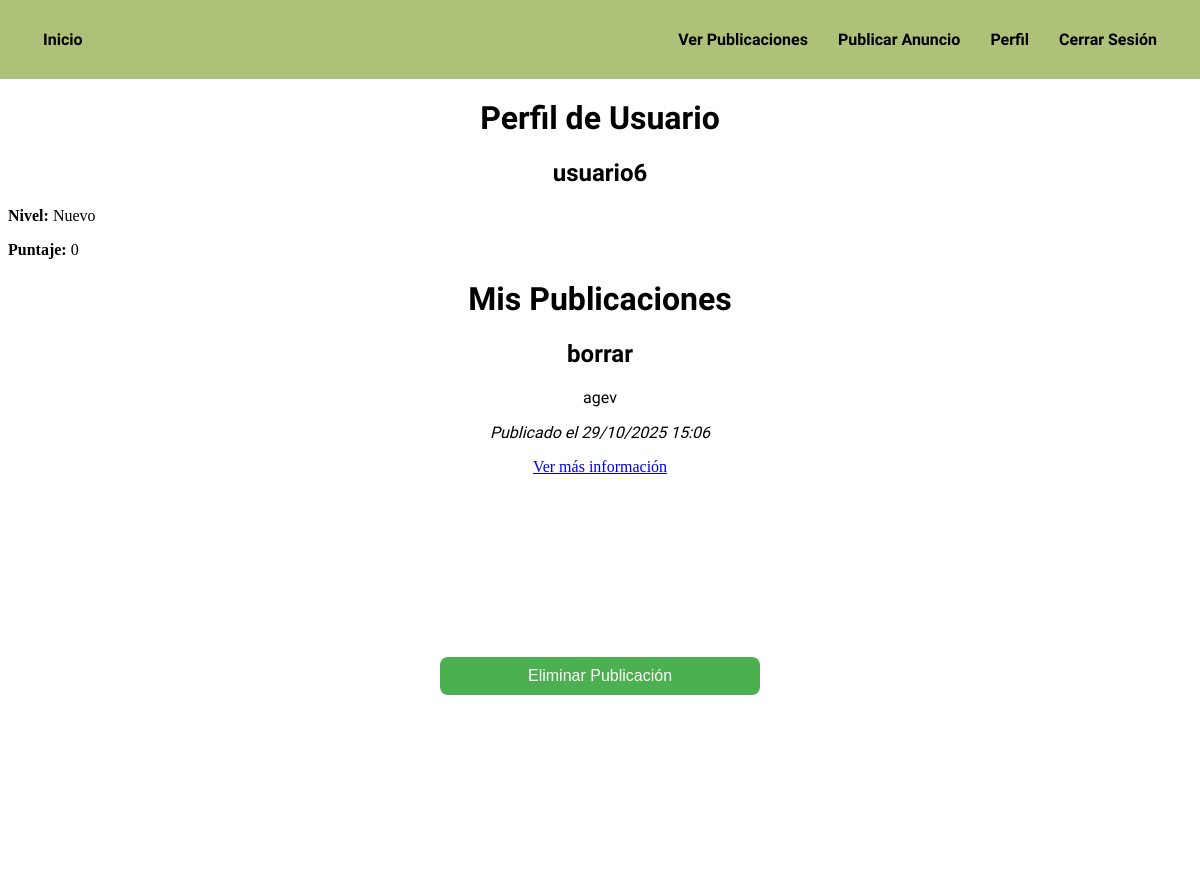
Page /perfil/ (signed in) on the committed database.
### BookityApp/models.py (models this page shows, shortened)
class Perfil(models.Model):
    user = models.OneToOneField('auth.User', on_delete=models.CASCADE)
    latitud_defecto = models.FloatField(null=True, blank=True)
    longitud_defecto = models.FloatField(null=True, blank=True)
    puntaje_usuario = models.IntegerField(default=0)
    nivel_usuario = models.CharField(max_length=20, choices=[('Nuevo', 'Nuevo'), ('Medio', 'Medio'), ('KPro', 'KPro')], default='Nuevo')

class Publicacion(models.Model):
    user = models.ForeignKey('auth.User', on_delete=models.CASCADE)
    titulo = models.CharField(max_length=100)
    descripcion = models.TextField()
    contacto = models.CharField(max_length=100)
    tipo = models.CharField(max_length=20, choices=[('Intercambio', 'Intercambio'), ('Donación', 'Donación')], default='Donación')
    fecha_publicacion = models.DateTimeField(auto_now_add=True)
    ubicacion = models.CharField(max_length=100)
    latitud = models.FloatField()
    longitud = models.FloatField()
    estado = models.CharField(max_length=20, choices=[('Disponible', 'Disponible'), ('Cerrado', 'Cerrado')], default='Disponible')
    trato_cerrado_con = models.ForeignKey('auth.User', related_name='trato_cerrado_con', on_delete=models.SET_NULL, null=True, blank=True)

### BookityApp/views.py (the view)
# urls.py: path('perfil/', perfil, name='perfil'),
def perfil(request):
    publicaciones = Publicacion.objects.filter(user=request.user).order_by('-fecha_publicacion')
    return render(request, 'BookityApp/perfil.html', {
        'publicaciones': publicaciones,'perfil': Perfil.objects.get(user=request.user)
    })

### BookityApp/templates/BookityApp/perfil.html (shortened to what this page needs)
{% extends 'BookityApp/base.html' %}
{% block content %}
<h1 style="text-align: center; font-family: 'Sour Gummy', sans-serif;">Perfil de Usuario</h1>
<h2 style="text-align: center; font-family: 'inder', sans-serif;">{{ user.username }}</h2>
<p><strong>Nivel:</strong> {{ perfil.nivel_usuario }}</p>
<p><strong>Puntaje:</strong> {{ perfil.puntaje_usuario }}</p>
<div class="contenedor-publicaciones">
    <h1 style="text-align: center; font-family: 'Sour Gummy', sans-serif;">Mis Publicaciones</h1>
    {% if publicaciones %}
        {% for publicacion in publicaciones %}
            <div class="publicacion">
                <h2 style="text-align: center; font-family: 'inder', sans-serif;">{{ publicacion.titulo }}</h2>
                <p style="text-align: center; font-family: 'inder', sans-serif;">{{ publicacion.descripcion }}</p>
                <p style="text-align: center; font-family: 'inder', sans-serif;"><em>Publicado el {{ publicacion.fecha_publicacion|date:"d/m/Y H:i" }}</em></p>
                <div style="text-align: center;">
                    <a href="{% url 'detalle' publicacion.id %}">Ver más información</a>
                  </div>
                <form method="post" action="{% url 'eliminar_publicacion' publicacion.id %}">
                    <button type="submit">Eliminar Publicación</button>
                </form>
            </div>
        {% endfor %}
    {% else %}
        <p>No has realizado ninguna publicación todavía.</p>
    {% endif %}
</div>
{% endblock %}

### BookityApp/static/css/styles.css (style rules this page uses)
body { padding-top: 70px; }
form { display: flex; flex-direction: column; align-items: center; justify-content: center; min-height: 50vh; gap: 0px; background-color: white; }
button, input[type="submit"] { width: 320px; padding: 10px; border: none; background-color: #4CAF50; color: white; border-radius: 8px; font-size: 16px; cursor: pointer; transition: background-color 0.2s ease-in-out; }
.publicacion { style="text-align: center; font-family: 'inder', sans-serif;" }

### rows in the picture
Perfil: nivel_usuario "Nuevo", puntaje_usuario "0"
Publicacion: titulo "borrar", descripcion "agev", fecha_publicacion "29/10/2025 15:06"

### other values in the picture
{{ user.username }} "usuario6"
